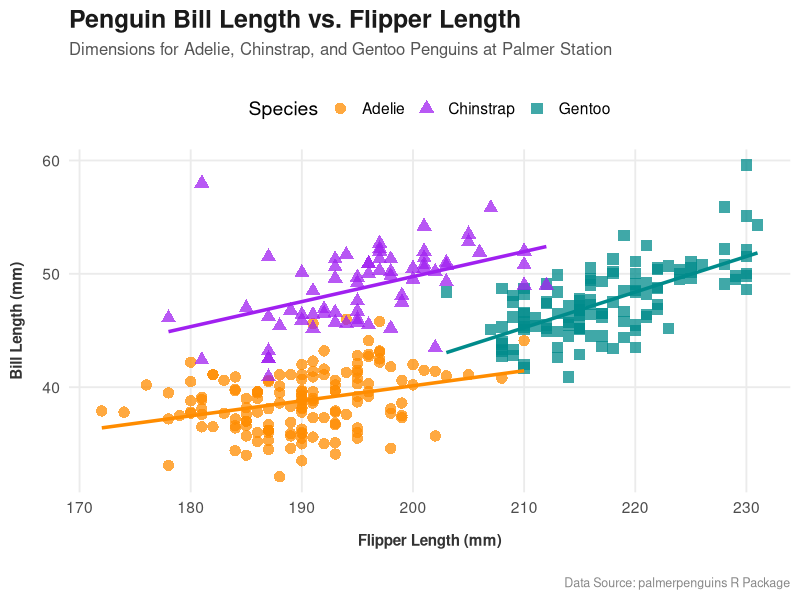

The R script that drew this image:
## ---- chunk 1
#| echo: false
#| message: false
library(tidyverse)
library(palmerpenguins)
## ---- chunk 2
#| echo: false
penguins
## ---- chunk 3
# Install packages if you haven't already
# install.packages(c("tidyverse", "palmerpenguins"))

library(tidyverse)
library(palmerpenguins)

# Clean the data by removing missing values in key dimensions
penguins_clean <- penguins %>%
  drop_na(bill_length_mm, flipper_length_mm, species)

# Create a beautiful visualization
ggplot(data = penguins_clean, 
       aes(x = flipper_length_mm, 
           y = bill_length_mm, 
           color = species, 
           shape = species)) +
  # Add points with transparency to handle slight overlap
  geom_point(size = 3.5, alpha = 0.75) +
  # Add linear trend lines for each species
  geom_smooth(method = "lm", se = FALSE, formula = y ~ x, linewidth = 1.2, show.legend = FALSE) +
  # Use custom hex colors matching standard palmerpenguins branding
  scale_color_manual(values = c("Adelie" = "darkorange", 
                                "Chinstrap" = "purple", 
                                "Gentoo" = "cyan4")) +
  # Clean up labels and text hierarchy
  labs(
    title = "Penguin Bill Length vs. Flipper Length",
    subtitle = "Dimensions for Adelie, Chinstrap, and Gentoo Penguins at Palmer Station",
    x = "Flipper Length (mm)",
    y = "Bill Length (mm)",
    color = "Species",
    shape = "Species",
    caption = "Data Source: palmerpenguins R Package"
  ) +
  # Apply a minimalist foundational theme
  theme_minimal(base_size = 14) +
  # Fine-tune specific aesthetic layout properties
  theme(
    plot.title = element_text(face = "bold", size = 18, color = "#1a1a1a", margin = margin(b = 6)),
    plot.subtitle = element_text(size = 12, color = "#555555", margin = margin(b = 20)),
    plot.caption = element_text(size = 9, color = "#888888", hjust = 1, margin = margin(t = 20)),
    legend.position = "top",
    legend.background = element_rect(fill = "white", color = NA),
    panel.grid.minor = element_blank(),
    panel.grid.major = element_line(color = "#ebebeb"),
    axis.title.x = element_text(margin = margin(t = 12), face = "bold", size = 11, color = "#333333"),
    axis.title.y = element_text(margin = margin(r = 12), face = "bold", size = 11, color = "#333333")
  )
